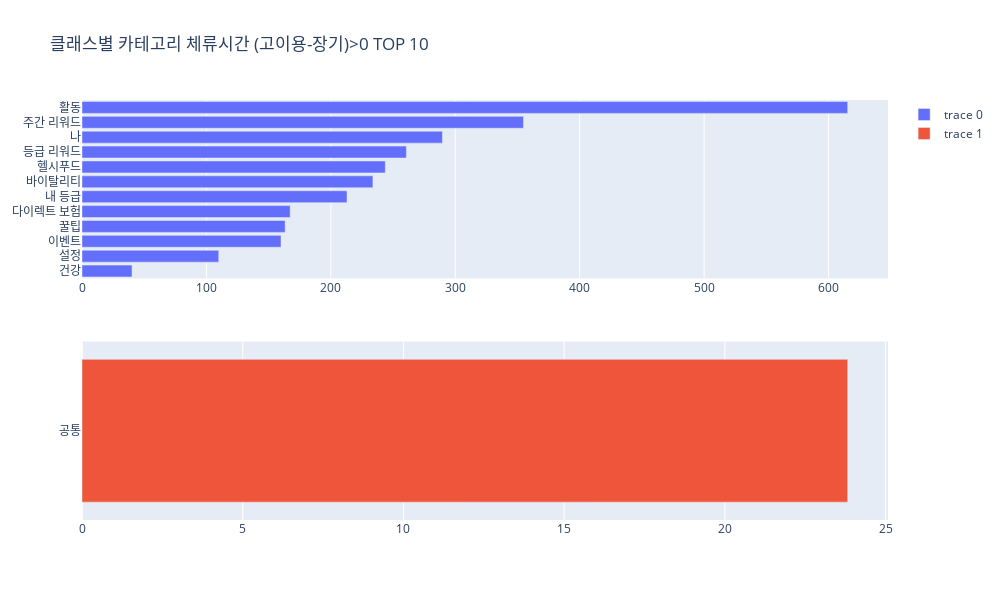

The notebook cell this image was saved under:
### Code cell
# 클래스별 체류시간 (고이용-미접속) 차이 visualization 

diff_df = pd.DataFrame()
diff_df['카테고리1'] = time_df[time_df['class']==0]['카테고리1'].values
diff_df['고이용-미접속'] = time_df[time_df['class']==0]['평균체류시간'].values - time_df[time_df['class']==1]['평균체류시간'].values
diff_df['미접속-고이용'] = time_df[time_df['class']==1]['평균체류시간'].values - time_df[time_df['class']==0]['평균체류시간'].values

fig = make_subplots(rows=2, cols=1)

col = '고이용-미접속'
rank_df = diff_df[diff_df[col]>0]
rank_df = rank_df.sort_values(by=[col], ascending=False)
rank_df = rank_df.sort_values(by=[col])
fig.append_trace(go.Bar(
    x=rank_df[col].values,
    y=rank_df['카테고리1'].values,
    orientation='h'
), row=1, col=1)

col = '미접속-고이용'
rank_df = diff_df[diff_df[col]>0]
rank_df = rank_df.sort_values(by=[col], ascending=False)
rank_df = rank_df.sort_values(by=[col])
fig.append_trace(go.Bar(
    x=rank_df[col].values,
    y=rank_df['카테고리1'].values,
    orientation='h'
), row=2, col=1)

fig.update_layout(height=600, width=1000, title_text="클래스별 카테고리 체류시간 (고이용-장기)>0 TOP "+str(k))
fig.show()

### Figure 1 — Plotly figure (JSON) as saved in the notebook; plotly's stock layout.template omitted (floating-point values rounded to 4 significant figures)
{"data": [{"orientation": "h", "type": "bar", "x": [40.21, 109.9, 159.9, 163.3, 167.3, 213.0, 233.8, 243.8, 260.7, 289.7, 354.8, 615.4], "xaxis": "x", "y": ["건강", "설정", "이벤트", "꿀팁", "다이렉트 보험", "내 등급", "바이탈리티", "헬시푸드", "등급 리워드", "나", "주간 리워드", "활동"], "yaxis": "y"}, {"orientation": "h", "type": "bar", "x": [23.82], "xaxis": "x2", "y": ["공통"], "yaxis": "y2"}], "layout": {"height": 600, "title": {"text": "클래스별 카테고리 체류시간 (고이용-장기)>0 TOP 10"}, "width": 1000, "xaxis": {"anchor": "y", "autorange": true, "domain": [0, 1], "range": [0, 647.8], "type": "linear"}, "xaxis2": {"anchor": "y2", "autorange": true, "domain": [0, 1], "range": [0, 25.08], "type": "linear"}, "yaxis": {"anchor": "x", "autorange": true, "domain": [0.575, 1], "range": [-0.5, 11.5], "type": "category"}, "yaxis2": {"anchor": "x2", "autorange": true, "domain": [0, 0.425], "range": [-0.5, 0.5], "type": "category"}}}
